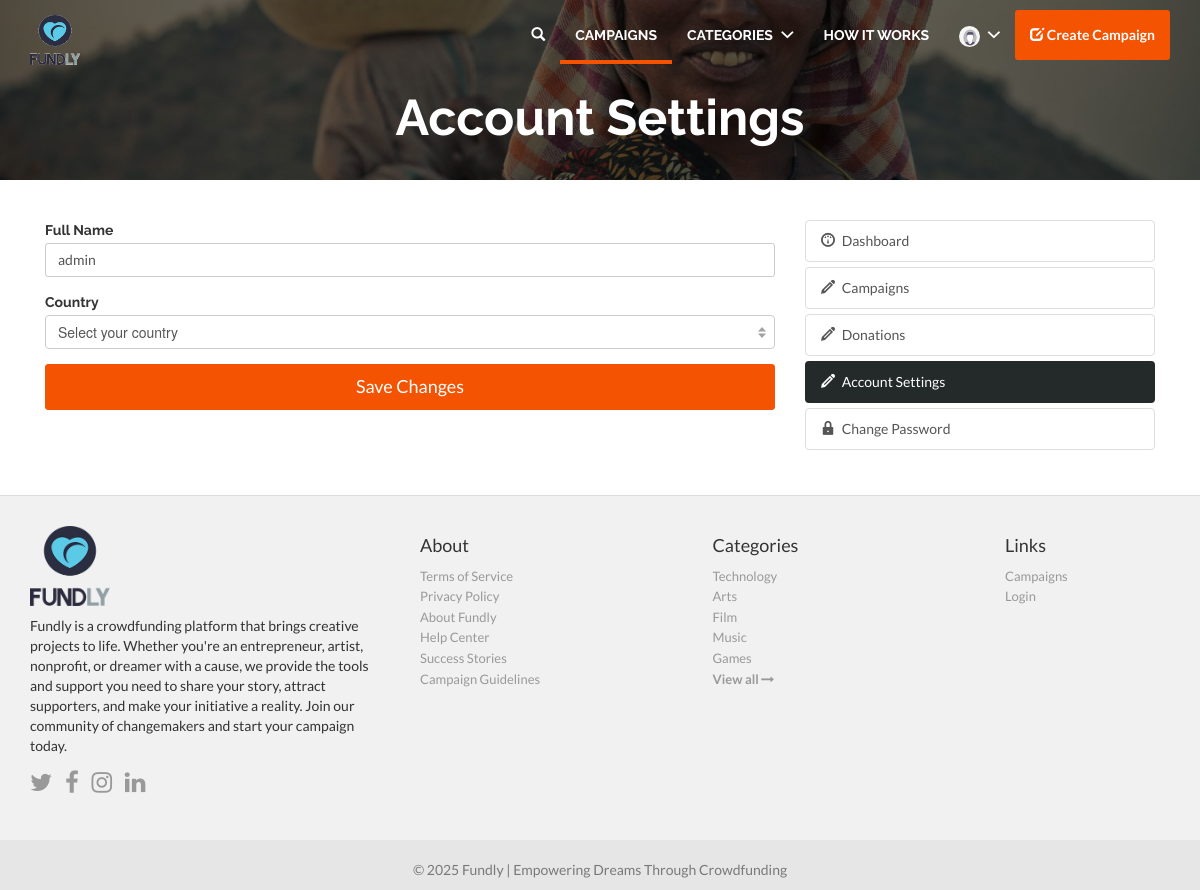
Page /accounts/setting (signed in) on the earlier database version.
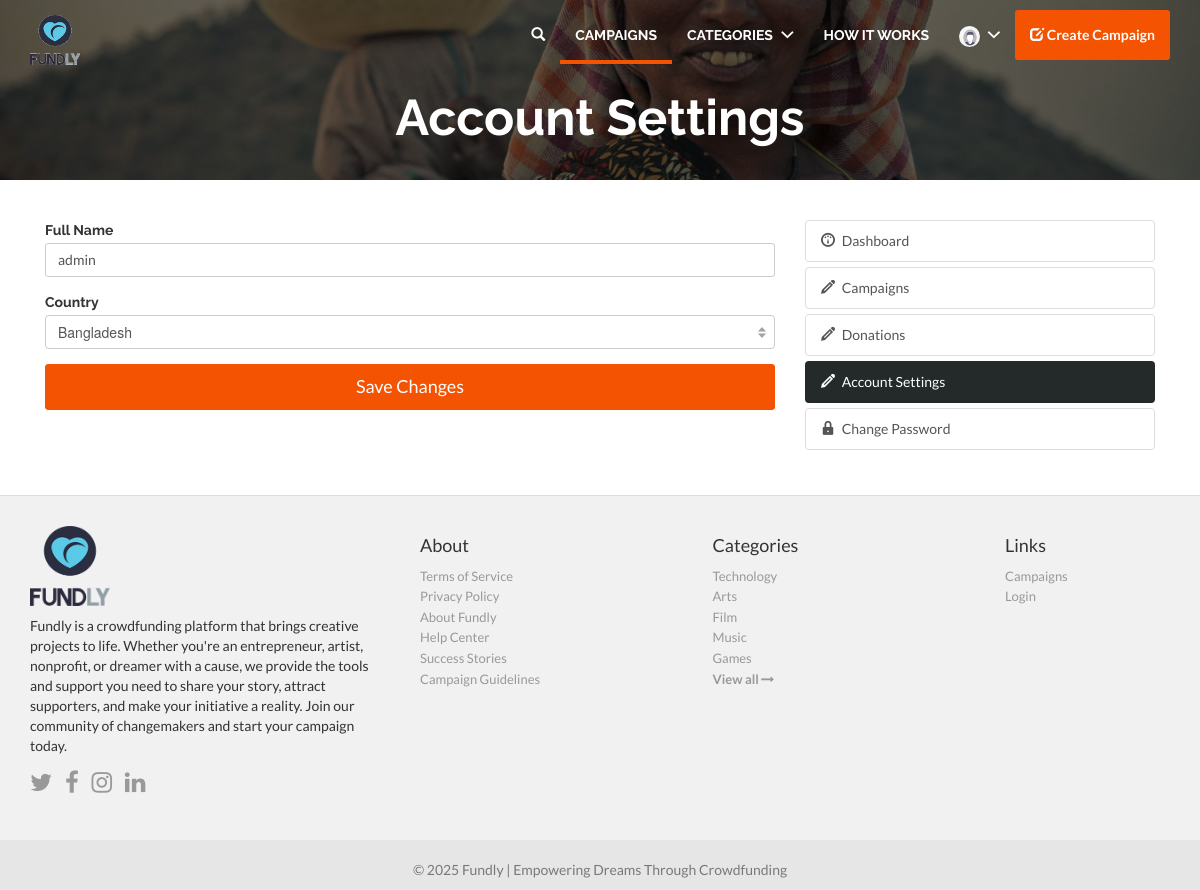
Same page on the later database version.
### accounts/models.py (models this page shows, shortened)
class User(AbstractUser):
    username = models.CharField(
        "username",
        max_length=50,
        unique=True,
        help_text="Required. 50 characters or fewer. Letters, digits and @/./+/-/_ only.",
        error_messages={
            "unique": "A user with this username already exists.",
        },
    )
    email = models.EmailField(
        unique=True,
        blank=False,
        error_messages={
            "unique": "A user with this email already exists.",
        },
    )
    status = models.CharField(max_length=20, default="active")
    avatar = models.ImageField(upload_to="avatars/", null=True, blank=True)
    country = models.ForeignKey(Country, on_delete=models.SET_NULL, null=True)
    USERNAME_FIELD = "email"
    REQUIRED_FIELDS = ["username"]

### core/models.py (models this page shows, shortened)
class Country(models.Model):
    code = models.CharField(max_length=10)
    name = models.CharField(max_length=20)

### accounts/views.py (the view)
# urls.py: path('setting', AccountSettingsView.as_view(), name='account'),
class AccountSettingsView(UpdateView):
    model = User
    template_name = "accounts/account.html"
    context_object_name = "user"
    form_class = UserUpdateForm
    success_url = reverse_lazy("accounts:account")
    def dispatch(self, request, *args, **kwargs):
        print(self.request.resolver_match)
        if not self.request.user.is_authenticated:
            return HttpResponseRedirect("accounts/login")
        return super().dispatch(self.request, *args, **kwargs)
    def get_object(self, queryset=None):
        return self.request.user
    def get_context_data(self, **kwargs):
        context = super().get_context_data(**kwargs)
        context['countries'] = Country.objects.all()
        return context

### accounts/forms.py
class UserUpdateForm(forms.ModelForm):
    class Meta:
        model = User
        fields = ("username", "country")

### core/context_processors.py (called while the page is built)
def categories(request):
    cats = Category.objects.prefetch_related("campaign_set").all()[:5]
    return {'categories': cats}

### templates/accounts/account.html (shortened to what this page needs)
{% extends 'base.html' %}
{% block content %}
    <div class="jumbotron md index-header jumbotron_set jumbotron-cover">
        <div class="container wrap-jumbotron position-relative">
            <h2 class="title-site">Account Settings</h2>
        </div>
    </div>
    <div class="container margin-bottom-40">
        <div class="col-md-8 margin-bottom-20">
            <form action="" method="post" name="form">
                <div class="form-group has-feedback">
                    <label class="font-default">Full Name</label>
                    <input type="text" class="form-control login-field custom-rounded" value="{{ user.username }}"
                           name="username" placeholder="Enter Username"
                           title="username" autocomplete="off" required>
                </div>
                <div class="form-group has-feedback">
                    <label class="font-default">Country</label>
                    <select name="country" class="form-control" required>
                        <option value="">Select your country</option>
                        {% for country in countries %}
                            <option {% if user.country_id == country.id %} selected="selected" {% endif %}
                                    value="{{ country.id }}">
                                {{ country.name }}
                            </option>
                        {% endfor %}
                    </select>
                </div>
                <button type="submit" id="buttonSubmit" class="btn btn-block btn-lg btn-main custom-rounded">Save
                    Changes
                </button>
            </form>
        </div>
        <div class="col-md-4">
            {% include 'includes/navbar-edit.html' %}
        </div>
    </div>
{% endblock %}

Differences in the rows shown:
changed User "admin": country (not shown) → "Bangladesh"
Other differences:
form field country: "Select your country" → (not shown)
